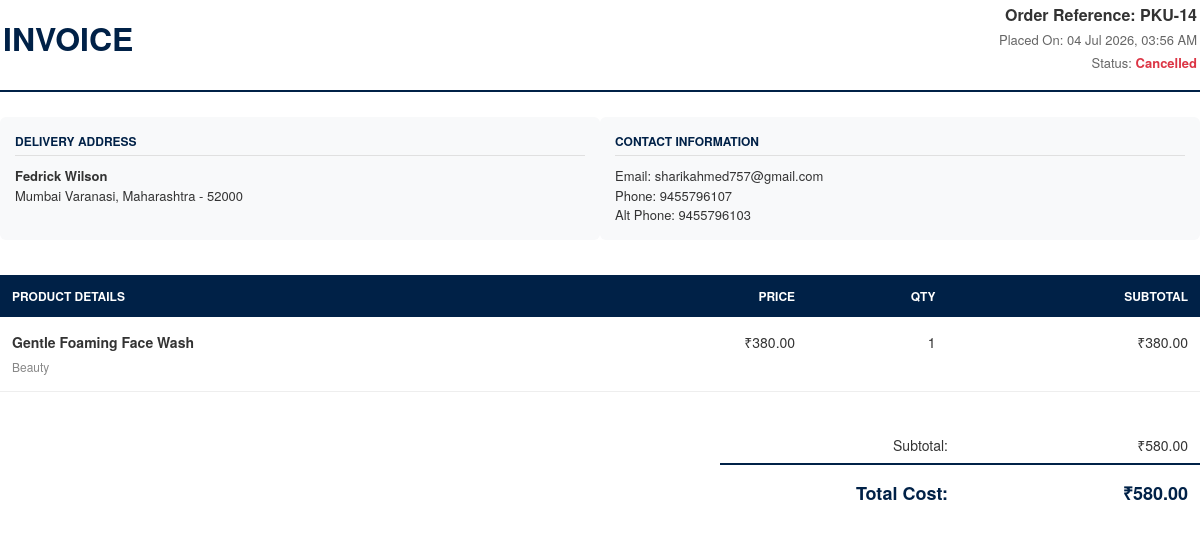
The page /my-orders/14/invoice-preview/ (signed in) on the database its author committed.
### PickUp/models.py (models this page shows, shortened)
class Order(models.Model):
    STATUS_CHOICES = (
        ('Confirmed', 'Confirmed'),
        ('Shipped', 'Shipped'),
        ('Delivered', 'Delivered'),
        ('Cancelled', 'Cancelled'),
    )
    user = models.ForeignKey(User, on_delete=models.CASCADE, related_name='orders')
    name = models.CharField(max_length=100)
    phone = models.CharField(max_length=15)
    alternate_phone = models.CharField(max_length=15, blank=True, null=True)
    email = models.EmailField()
    address = models.TextField()
    city = models.CharField(max_length=100)
    state = models.CharField(max_length=100)
    pincode = models.CharField(max_length=10)
    total_price = models.DecimalField(max_digits=12, decimal_places=2)
    tracking_number = models.CharField(max_length=50, blank=True, null=True)
    status = models.CharField(max_length=20, choices=STATUS_CHOICES, default='Confirmed')
    created_at = models.DateTimeField(auto_now_add=True)

class OrderItem(models.Model):
    order = models.ForeignKey(Order, on_delete=models.CASCADE, related_name='items')
    product = models.ForeignKey(Product, on_delete=models.CASCADE)
    quantity = models.PositiveIntegerField(default=1)
    price = models.DecimalField(max_digits=12, decimal_places=2)
    def get_subtotal(self):
        return self.price * self.quantity

class Product(models.Model):
    sku = models.CharField(
        max_length=50,
        unique=True,
        blank=True,
        null=True
    )
    name = models.CharField(
        max_length=255,
        unique=True
    )
    slug = models.SlugField(
        unique=True,
        blank=True,
        null=True
    )
    category = models.ForeignKey(
        Category,
        on_delete=models.CASCADE,
        related_name='products'
    )
    description = models.TextField(
        blank=True,
        null=True
    )
    price = models.DecimalField(
        max_digits=10,
        decimal_places=2
    )
    discount_price = models.DecimalField(
        max_digits=10,
        decimal_places=2,
        blank=True,
        null=True
    )
    quantity = models.IntegerField(
        default=0
    )
    image = models.ImageField(
        upload_to='products/',
        blank=True,
        null=True
    )
    is_active = models.BooleanField(
        default=True
    )
    created_at = models.DateTimeField(
        auto_now_add=True
    )
    updated_at = models.DateTimeField(
        auto_now=True
    )
    class Meta:
        verbose_name_plural = "Products"
        ordering = ['-created_at']

class Category(models.Model):
    name = models.CharField(
        max_length=100,
        unique=True
    )
    slug = models.SlugField(
        unique=True,
        blank=True,
        null=True
    )
    description = models.TextField(
        blank=True,
        null=True
    )
    image = models.ImageField(
        upload_to='categories/',
        blank=True,
        null=True
    )
    is_active = models.BooleanField(
        default=True
    )
    created_at = models.DateTimeField(
        auto_now_add=True
    )
    updated_at = models.DateTimeField(
        auto_now=True
    )
    class Meta:
        verbose_name_plural = "Categories"
        ordering = ['name']

### PickUp/views.py (the view)
# urls.py: path('my-orders/<int:order_id>/invoice-preview/', invoice_preview, name='invoice_preview'),
@login_required(login_url='login')
def invoice_preview(request, order_id):
    order = get_object_or_404(Order, id=order_id, user=request.user)
    context = {
        'order': order,
        'items': order.items.all(),
        'reference_id': f'PKU-{order.id}',
        'customer_name': order.name,
        'delivery_address': f"{order.address}\n{order.city}, {order.state} - {order.pincode}",
        'email': order.email,
        'phone': order.phone,
        'alt_phone': order.alternate_phone or 'N/A',
        'total_cost': order.total_price,
    }
    return render(request, 'invoice_template.html', context)

### templates/invoice_template.html (shortened to what this page needs)
<!DOCTYPE html>
<html lang="en">
<head>
</head>
<body>
    <div class="header">
        <table>
            <tr>
                <td><div class="title">Invoice</div></td>
                <td class="order-info">
                    <h3>Order Reference: {{ reference_id }}</h3>
                    <p>Placed On: {{ order.created_at|date:"d M Y, h:i A" }}</p>
                    <p>Status:
                        {% if order.status == 'Confirmed' %}
                            <span style="color:#198754; font-weight:700;">Confirmed</span>
                        {% elif order.status == 'Shipped' %}
                            <span style="color:#0d6efd; font-weight:700;">Shipped</span>
                        {% elif order.status == 'Delivered' %}
                            <span style="color:#198754; font-weight:700;">Delivered</span>
                        {% else %}
                            <span style="color:#dc3545; font-weight:700;">{{ order.status }}</span>
                        {% endif %}
                    </p>
                </td>
            </tr>
        </table>
    </div>
    <div class="addresses">
        <table>
            <tr>
                <td>
                    <h4>Delivery Address</h4>
                    <p><strong>{{ customer_name }}</strong><br>{{ delivery_address }}</p>
                </td>
                <td>
                    <h4>Contact Information</h4>
                    <p>Email: {{ email }}<br>Phone: {{ phone }}<br>Alt Phone: {{ alt_phone }}</p>
                </td>
            </tr>
        </table>
    </div>
    <table class="items-table">
        <thead>
            <tr>
                <th>Product Details</th>
                <th class="right">Price</th>
                <th class="right">Qty</th>
                <th class="right">Subtotal</th>
            </tr>
        </thead>
        <tbody>
            {% for item in items %}
            <tr>
                <td>
                    <span class="item-name">{{ item.product.name }}</span>
                    <span style="color:#888; font-size:12px;">{{ item.product.category.name }}</span>
                </td>
                <td class="right">₹{{ item.price }}</td>
                <td class="right">{{ item.quantity }}</td>
                <td class="right">₹{{ item.get_subtotal }}</td>
            </tr>
            {% empty %}
            <tr>
                <td colspan="4" style="color:#888;">No items found for this order.</td>
            </tr>
            {% endfor %}
        </tbody>
    </table>
    <div class="totals">
        <table>
            <tr><td width="60%"></td><td width="20%">Subtotal:</td><td width="20%">₹{{ total_cost }}</td></tr>
            <tr><td></td><td class="grand-total">Total Cost:</td><td class="grand-total">₹{{ total_cost }}</td></tr>
        </table>
    </div>
</body>
</html>

### templates/invoice_template.html (style rules this page uses)
body { font-family: 'Helvetica Neue', Helvetica, Arial, sans-serif; color: #333; margin: 0; padding: 0; }
.header { width: 100%; border-bottom: 2px solid #002147; padding-bottom: 15px; margin-bottom: 25px; }
.header table { width: 100%; }
.title { font-size: 32px; font-weight: bold; color: #002147; text-transform: uppercase; }
.order-info { text-align: right; }
.order-info h3 { margin: 0; font-size: 16px; color: #333; }
.order-info p { margin: 4px 0 0 0; font-size: 13px; color: #666; }
.addresses { width: 100%; margin-bottom: 35px; }
.addresses table { width: 100%; border-spacing: 0; table-layout: fixed; }
.addresses td { width: 50%; vertical-align: top; background-color: #f8f9fa; padding: 15px; border-radius: 6px; }
.addresses h4 { margin: 0 0 10px 0; color: #002147; font-size: 12px; text-transform: uppercase; border-bottom: 1px solid #e0e0e0; padding-bottom: 5px; }
.addresses p { margin: 0; font-size: 13px; line-height: 1.5; }
.items-table { width: 100%; border-collapse: collapse; margin-bottom: 35px; }
.items-table th { background-color: #002147; color: white; text-align: left; padding: 12px; font-size: 12px; text-transform: uppercase; }
.items-table td { padding: 15px 12px; border-bottom: 1px solid #eee; font-size: 14px; vertical-align: top; }
.items-table th.right, .items-table td.right { text-align: right; }
.item-name { font-weight: bold; display: block; margin-bottom: 4px; }
.totals table { width: 100%; border-collapse: collapse; }
.totals td { text-align: right; padding: 8px 12px; font-size: 14px; }
.totals .grand-total { font-size: 18px; font-weight: bold; color: #002147; border-top: 2px solid #002147; padding-top: 15px; }

### rows shown on the page
Order: created_at "04 Jul 2026, 03:56 AM", status "Cancelled", name "Fedrick Wilson", email "sharikahmed757@gmail.com", phone "9455796107", alternate_phone "9455796103", total_price "580.00"
OrderItem: product.name "Gentle Foaming Face Wash", product.category.name "Beauty", price "380.00", quantity "1", get_subtotal "380.00"

### other values the page prints
{{ reference_id }} "PKU-14"
{{ delivery_address }} "Mumbai Varanasi, Maharashtra - 52000"
